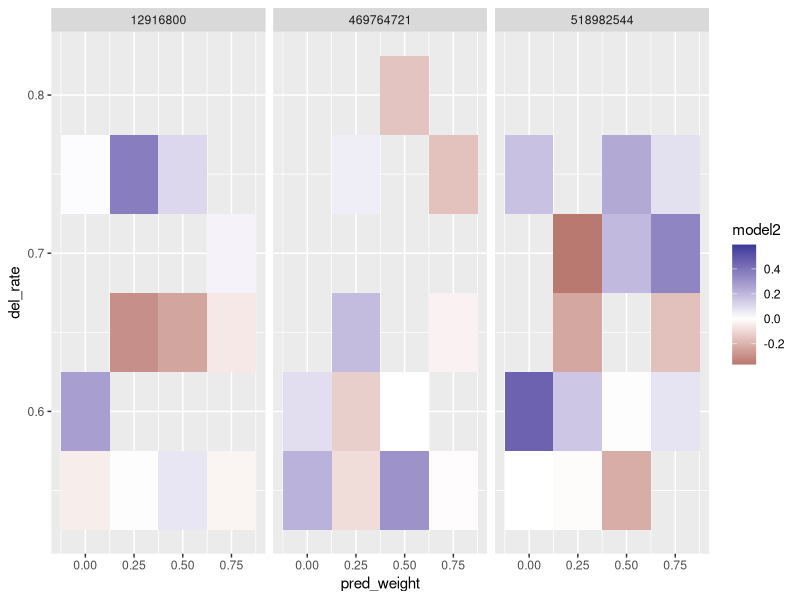
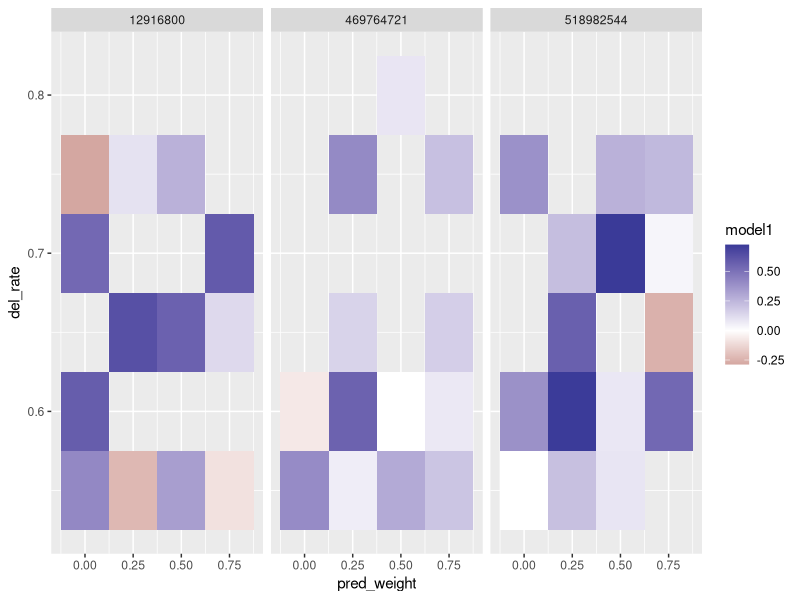
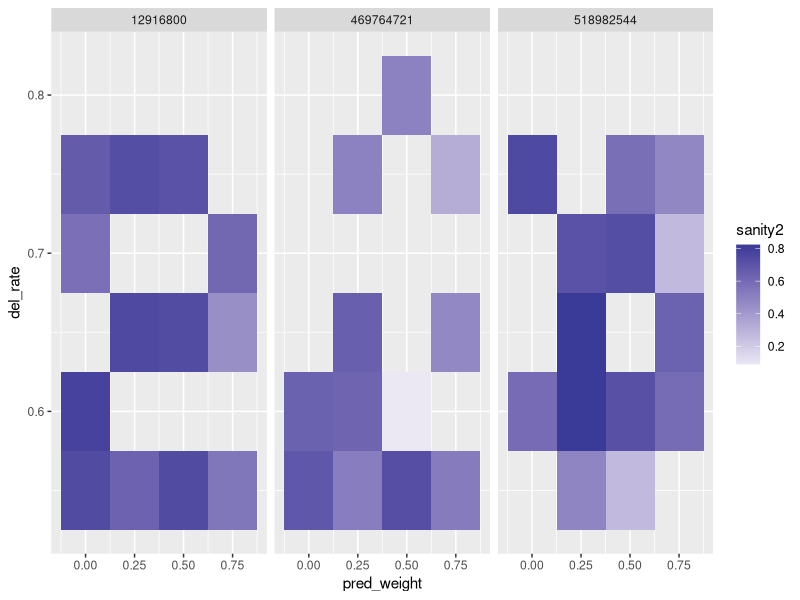
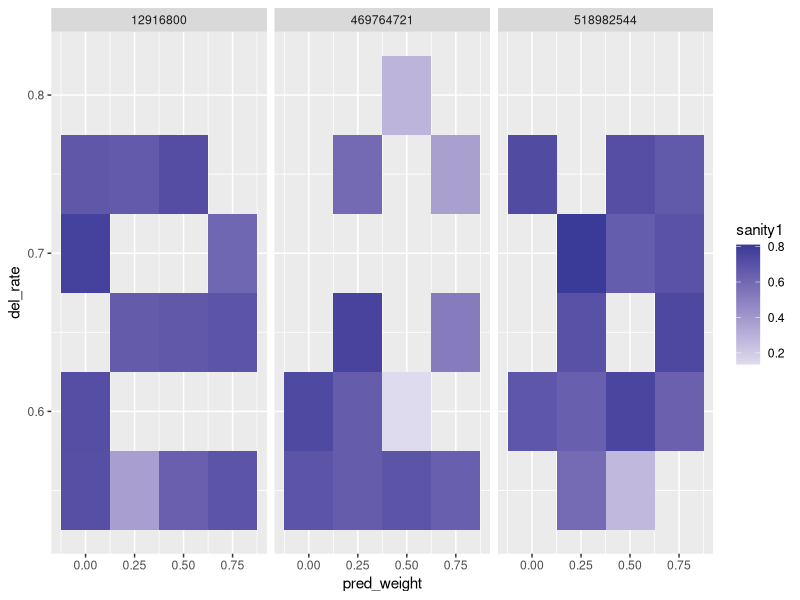

Recreate these plots in R, in order.
library(dplyr)
library(tidyr)
library(ggplot2)


data = read.csv("results_german_THAT.tsv", sep="\t")



plot = ggplot(data=data %>% filter(!is.na(model2)), aes(x=pred_weight, y=del_rate)) + geom_tile(aes(fill=model2))
plot = plot +  scale_fill_gradient2() + facet_wrap(~denoiser)
ggsave(plot, file="model2_german_THAT.pdf")


plot = ggplot(data=data %>% filter(!is.na(model1)), aes(x=pred_weight, y=del_rate)) + geom_tile(aes(fill=model1))
plot = plot +  scale_fill_gradient2() + facet_wrap(~denoiser)
ggsave(plot, file="model1_german_THAT.pdf")


plot = ggplot(data=data %>% filter(!is.na(sanity2)), aes(x=pred_weight, y=del_rate)) + geom_tile(aes(fill=sanity2))
plot = plot +  scale_fill_gradient2() + facet_wrap(~denoiser)
ggsave(plot, file="sanity2_german_THAT.pdf")


plot = ggplot(data=data %>% filter(!is.na(sanity1)), aes(x=pred_weight, y=del_rate)) + geom_tile(aes(fill=sanity1))
plot = plot +  scale_fill_gradient2() + facet_wrap(~denoiser)
ggsave(plot, file="sanity1_german_THAT.pdf")



